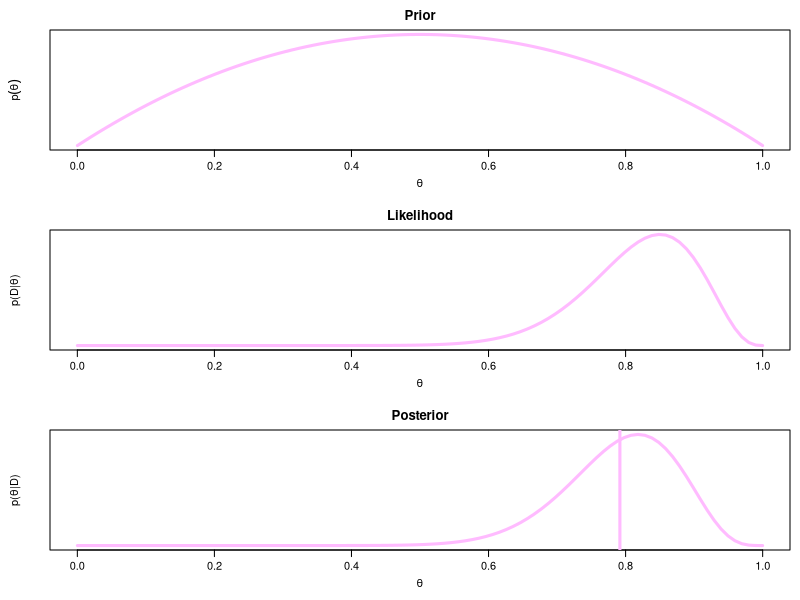

R code for this plot:
# Simple Bayesian model to infer bias of a coin.

# Resolution of all parameters. How fine-grained is the grid?
res = 100 
# Set Unit interval based on resolution
UnitInt = seq(1/res^2,1-1/res^2,length.out=res) 

# Parameters for a beta distribution
omega = 0.5
kappa = 4

a = omega * (kappa - 2) + 1 
b = (1 - omega) * (kappa - 2) + 1 

# the 'Data'
N = 20 
z = 17

# Prior distribution over theta
Theta = UnitInt # Possible theta values
dThetaBeta = dbeta(Theta,a,b) # The prior on theta as a density
pTheta = dThetaBeta*abs(Theta[2]-Theta[1]) # convert density to a mass function

pDataGivenTheta = Theta^z * (1 - Theta)^(N-z) # Likelihood
pData = sum( pDataGivenTheta * pTheta) # In place of an integral 
pThetaGivenData = pDataGivenTheta * pTheta / pData # Bayes Theorem!

# Plot the results.
layout( matrix( c( 1,2,3 ) ,nrow=3 ,ncol=1 ,byrow=FALSE ) ) # 3x1 panels
par( mar=c(3,3,1,0) , mgp=c(2,0.7,0) , mai=c(0.5,0.5,0.3,0.1) ) # margins

plotType = "l" # Plot Bars

plot( Theta , pTheta , type=plotType , lwd=3,
     yaxt='n', xlab=bquote(theta) , ylab=bquote(p(theta)),
     main="Prior" , col="plum1" )
plot( Theta , pDataGivenTheta , type=plotType , lwd=3,
     yaxt='n', xlab=bquote(theta) , ylab=bquote( "p(D|" * theta * ")" ) ,
     main="Likelihood" , col="plum1" )
plot( Theta, pThetaGivenData, type=plotType , lwd=3,
     yaxt='n', xlab=bquote(theta) , ylab=bquote( "p(" * theta * "|D)" ) ,
     main="Posterior" , col="plum1" )
abline(lwd=3, v=weighted.mean(Theta,pThetaGivenData), col='plum1')
 
